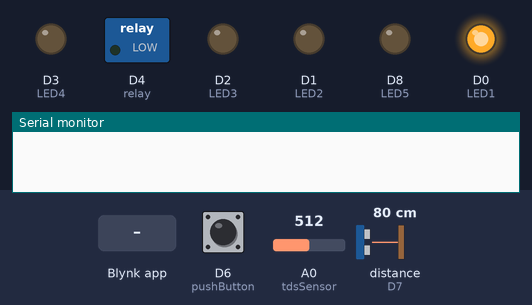
This sketch was run on a simulated ESP8266 (NodeMCU). Parts: switched loads named in the sketch (green lamp = pin HIGH), output pins drawn as LEDs (lit = HIGH), the last lines printed to the serial monitor. Wiring (inferred from the names in the program): ultrasonic range finder: trigger D5; echo D7. The inputs (shaded band) are chosen by the test bench; at power-on: distance to the obstacle (sensor on D7) 80 cm, D6 (pushButton) HIGH, A0 (tdsSensor) = 512. The echo pulse lasts 58.3 µs per cm; WiFi joins after 1.5 s; servers stay silent unless stated; pins used as bus, display or sensor lines are not drawn.

Above: at 3.0 s.
3.1 s: Blynk app writes 0 to V2
At 3.9 s:
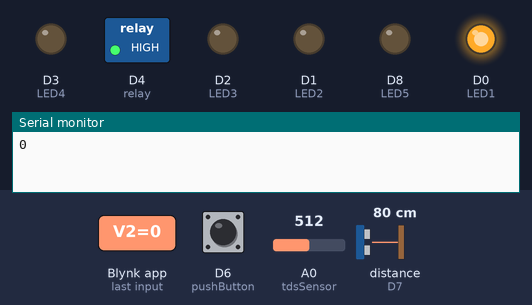
4.6 s: distance to the obstacle (sensor on D7) set to 16 cm
6.1 s: distance to the obstacle (sensor on D7) set to 13 cm
At 6.4 s:
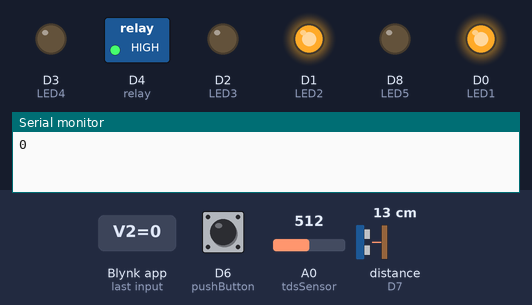
7.6 s: D6 (pushButton) pulled LOW for 0.15 s
At 8.7 s:
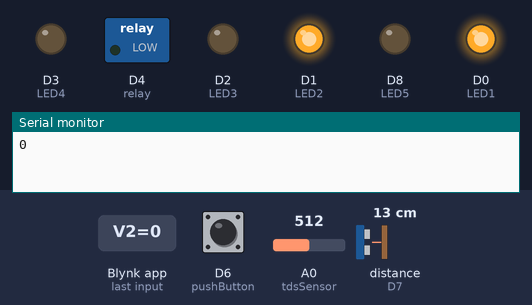
9.2 s: distance to the obstacle (sensor on D7) set to 2 cm
At 10.0 s:
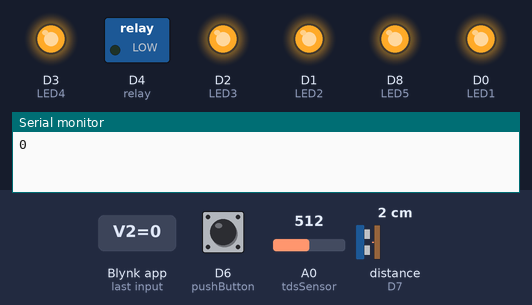
10.7 s: D6 (pushButton) pulled LOW for 1 s
At 11.1 s:
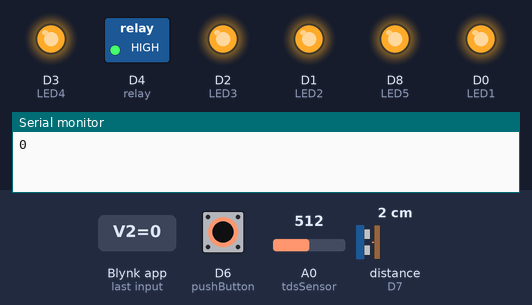
Timing chart, 0 to 13.7 s (numbered marks = the images above; inputs shaded):
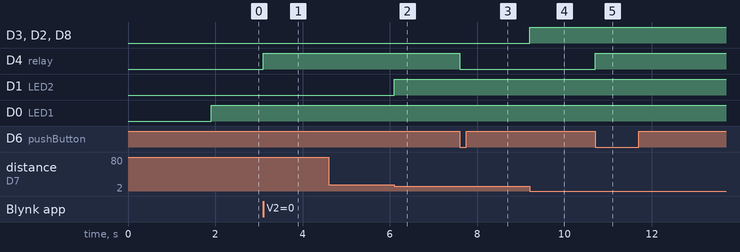

Measured:
- the behaviour switches between 15 and 14 cm on distance to the obstacle (sensor on D7) (found by bisection; images 1 and 2)
- after the input at 3.1 s, D4 (relay): LOW → HIGH at once
- after the input at 4.6 s, every drawn part: stays the same
- after the input at 6.1 s, D1 (LED2): LOW → HIGH at once
- after the input at 7.6 s, D4 (relay): HIGH → LOW at once
- after the input at 9.2 s, D3 (LED4), D2 (LED3), D8 (LED5): LOW → HIGH at once
- after the input at 10.7 s, D4 (relay): LOW → HIGH at once

The sketch:

final_cp.ino
```cpp
#define BLYNK_TEMPLATE_ID "your_id"
#define BLYNK_TEMPLATE_NAME "Water Level Monitoring using NodeMCU"
#define BLYNK_AUTH_TOKEN "your_token_here"
#define BLYNK_PRINT Serial
#include <ESP8266WiFi.h>
#include <BlynkSimpleEsp8266.h>
#include <WiFiClient.h>

// Wi-Fi credentials
char ssid[] = "wifi_name";
char pass[] = "wifi_password";
char auth[] = BLYNK_AUTH_TOKEN;
BlynkTimer timer;

// Define the component pins
#define trig D5
#define echo D7
#define LED1 D0
#define LED2 D1
#define LED3 D2
#define LED4 D3
#define LED5 D8
#define relay D4
#define tdsSensor A0
#define pushButton D6

//Enter your tank max value(CM)
int MaxLevel = 20;

int Level1 = (MaxLevel * 75) / 100;
int Level2 = (MaxLevel * 65) / 100;
int Level3 = (MaxLevel * 55) / 100;
int Level4 = (MaxLevel * 45) / 100;
int Level5 = (MaxLevel * 35) / 100;

int pushButtonState = HIGH;

void setup() {
  Serial.begin(9600);
  pinMode(trig, OUTPUT);
  pinMode(echo, INPUT);
  pinMode(LED1, OUTPUT);
  pinMode(LED2, OUTPUT);
  pinMode(LED3, OUTPUT);
  pinMode(LED4, OUTPUT);
  pinMode(LED5, OUTPUT);
  pinMode(relay, OUTPUT);
  pinMode(tdsSensor, INPUT);
  pinMode(pushButton, INPUT_PULLUP); //not pushed : HIGH
  digitalWrite(relay, LOW);
  Blynk.begin(auth, ssid, pass);

  //Call the functions
  timer.setInterval(100L, ultrasonic);
  timer.setInterval(100L, checkPushButton);
}

//Get the ultrasonic sensor values
void ultrasonic() {
  digitalWrite(trig, LOW);
  delayMicroseconds(4);
  digitalWrite(trig, HIGH);
  delayMicroseconds(10);
  digitalWrite(trig, LOW);
  long t = pulseIn(echo, HIGH);
  int distance = t / 29 / 2;

  int blynkDistance = (distance - MaxLevel) * -1;
  if (distance <= MaxLevel) {
    Blynk.virtualWrite(V0, blynkDistance);
  } else {
    Blynk.virtualWrite(V0, 0);
  }

  if (Level1 <= distance) {
    digitalWrite(LED1, HIGH);
    digitalWrite(LED2, LOW);
    digitalWrite(LED3, LOW);
    digitalWrite(LED4, LOW);
    digitalWrite(LED5, LOW);
  } else if (Level2 <= distance && Level1 > distance) {
    digitalWrite(LED1, HIGH);
    digitalWrite(LED2, HIGH);
    digitalWrite(LED3, LOW);
    digitalWrite(LED4, LOW);
    digitalWrite(LED5, LOW);
  } else if (Level3 <= distance && Level2 > distance) {
    digitalWrite(LED1, HIGH);
    digitalWrite(LED2, HIGH);
    digitalWrite(LED3, HIGH);
    digitalWrite(LED4, LOW);
    digitalWrite(LED5, LOW);
  } else if (Level4 <= distance && Level3 > distance) {
    digitalWrite(LED1, HIGH);
    digitalWrite(LED2, HIGH);
    digitalWrite(LED3, HIGH);
    digitalWrite(LED4, HIGH);
    digitalWrite(LED5, LOW);
  } else if (Level5 >= distance) {
    digitalWrite(LED1, HIGH);
    digitalWrite(LED2, HIGH);
    digitalWrite(LED3, HIGH);
    digitalWrite(LED4, HIGH);
    digitalWrite(LED5, HIGH);
  }

  // Read TDS sensor value
  int tdsValue = analogRead(tdsSensor);

  // Set a threshold below which the sensor reading is considered zero
  int threshold = 15; // Adjust this threshold as needed

  // Adjust the sensor reading to be zero when below the threshold
  if (tdsValue < threshold)
  {
    tdsValue = 0;
  }

  // Scale the tdsValue to fit within 0-100 range
  int scaledTDS = map(tdsValue, 0, 840, 0, 100);

  // Serial.print("Raw TDS Value: ");
  // Serial.println(tdsValue);
  // Serial.print("Scaled TDS Value: ");
  // Serial.println(scaledTDS);
  Blynk.virtualWrite(V1, scaledTDS);  // Assuming V1 is your TDS value widget in Blynk

  // Automatic mode to stop pump if water level crosses a particular value
  // if (distance >= 15) {
  //   digitalWrite(relay, HIGH); // Stop the pump
  //   Blynk.virtualWrite(V2, 0); // Update app button status
  // }
}

void checkPushButton() {
  int newPushButtonState = digitalRead(pushButton);
  if (newPushButtonState != pushButtonState) {
    pushButtonState = newPushButtonState;
    if (pushButtonState == LOW) {
      // Button is pressed, toggle the relay
      digitalWrite(relay, !digitalRead(relay));
      Blynk.virtualWrite(V2, digitalRead(relay)); // Update app button status
    }
  }
}

//Get the button value
BLYNK_WRITE(V2) {
  bool Relay = param.asInt();
  Serial.print(Relay);
  if (Relay == 1) {
    digitalWrite(relay,LOW); //ON
  } else {
    digitalWrite(relay,HIGH); //OFF
  }
}

void loop() {
  Blynk.run();
  timer.run();
}
```
